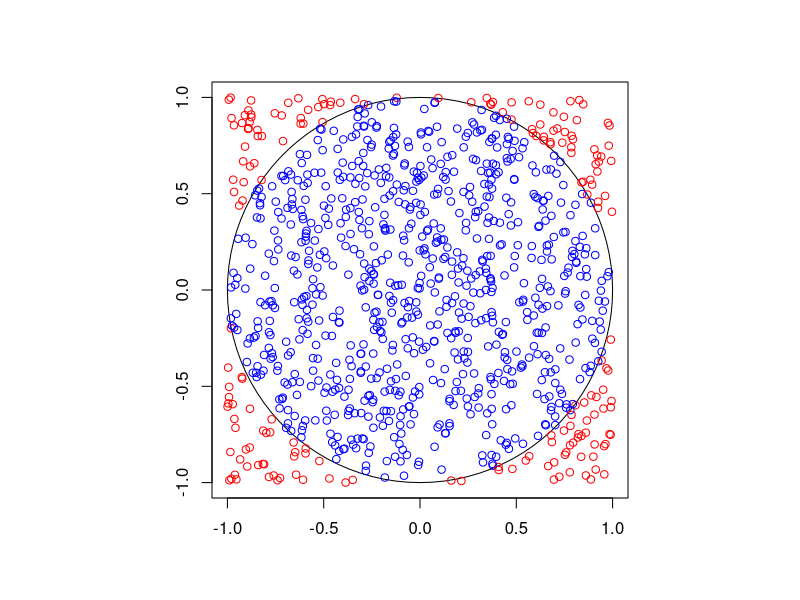

This figure's R source: (Note: this script raises an error after producing the figure.)
#install.packages("plotrix")
library("plotrix")
par(pty="s")
plot(seq(-1,1,length=10),seq(-1,1,length=10),type="n",xlab="",ylab="")
#draw.circle(2,4,c(1,0.66,0.33),border="purple",
#            col=c("#ff00ff","#ff77ff","#ffccff"),lty=1,lwd=1)
draw.circle(0,0,radius = 1,border="black",lty=1,lwd=1)
x=runif(1000,-1,1)
y=runif(1000,-1,1)
ma <-0
nra <-0
nrr <-0
for (i in 1:1000) {
  if(sqrt(x[i]^2+y[i]^2) <=1){
    points(x[i],y[i],col="blue")
    nra <- nra+1}
  else{
    points(x[i],y[i],col="red")
    nra <- nrr+1
  }
  ma <- ma + sqrt(x[i]^2+y[i]^2)
}
mt<-0
ma <- ma/1000
for (i in 1:1000) {
    if(sqrt(x[i]^2+y[i]^2) <=1){
      mt <- mt+(nra/1000)*sqrt(x[i]^2+y[i]^2)
      }
    else{
      mt <- mt+(nrr/1000)*sqrt(x[i]^2+y[i]^2)
    }
    
  }
#points(x[2],y[2],col="darkgreen")
  Funct5 <-function(r,t){
  return(1/pi*(1/(r*cos(t)*sqrt(1-(r^2)*(cos(t)^2)))+1/(r*sin(t)*sqrt(1-(r^2)*(sin(t)^2)))))
    
  }
 R <-function(r1){
    
      return(integrate(Funct5, 0, 2*pi,r=r1,subdivisions=2000)$value)
    }
 Te <-function(t1){
   
   return(integrate(Funct5, 0, Inf,t=t1)$value)
 }
 ttttt<-Funct5(1/sqrt(2),-pi/4)
 teta<-Te(pi/4)
 rrr<-R(1/sqrt(2))
  
 